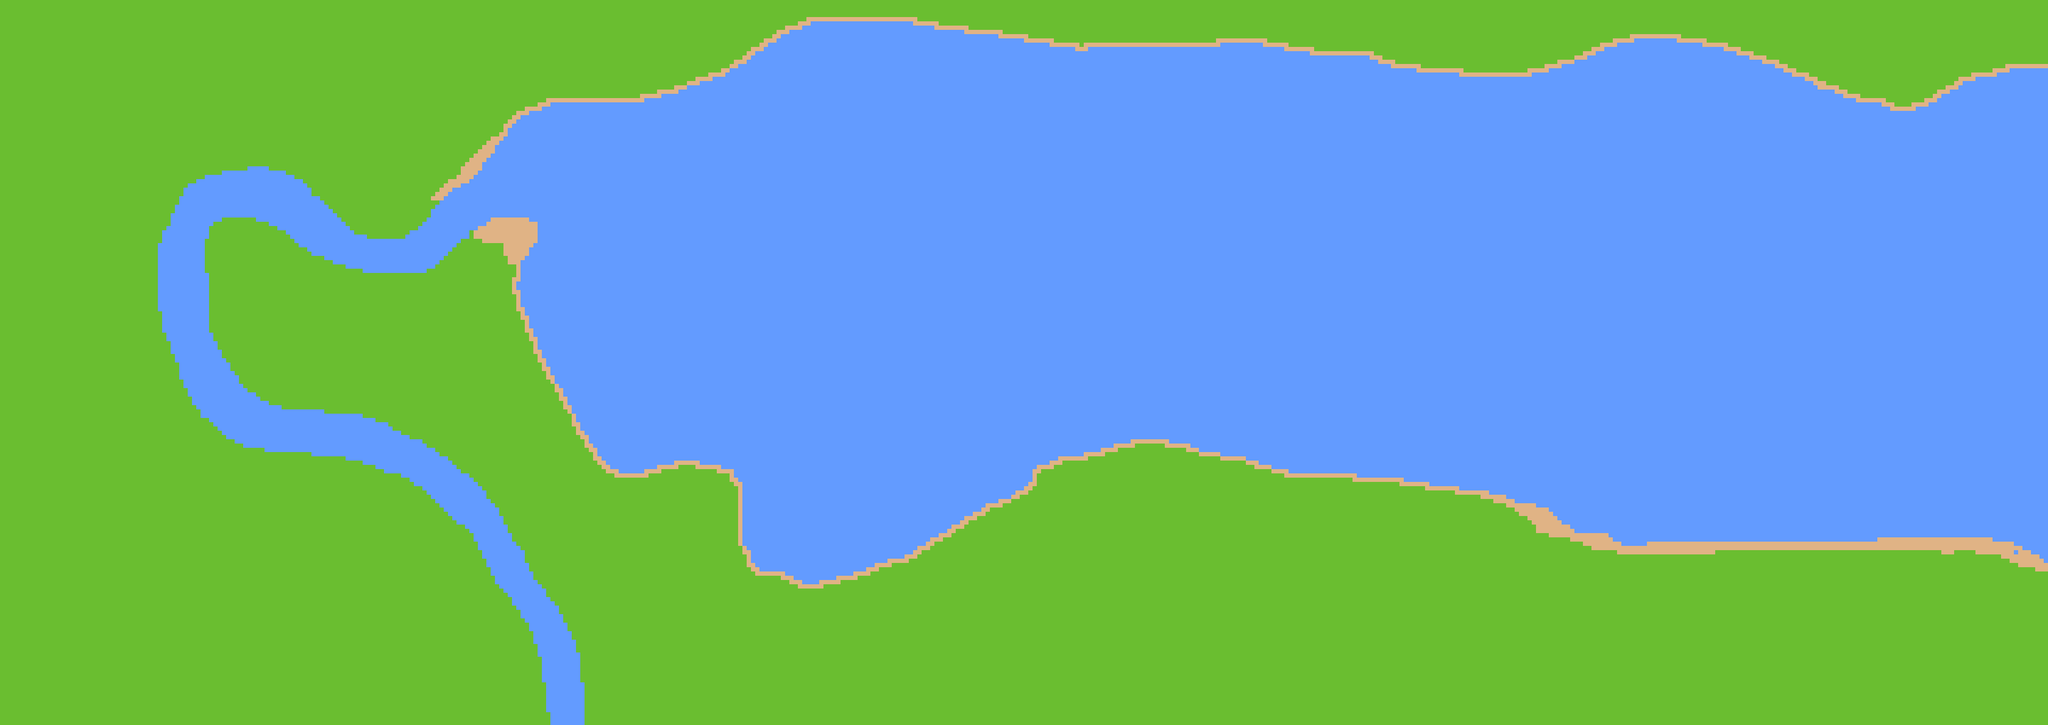

This is a level from a 2D game, rendered from its Tiled map with the project's own tilesets. A one-line summary and the map file follow, with tile-layer data summarised:
An orthogonal 480x170 tile map with 8x8 px tiles, 1 tile layer (passable), 2 tilesets and 25 objects (player).

<map version="1.10" tiledversion="1.11.2" orientation="orthogonal" renderorder="right-down" width="480" height="170" tilewidth="8" tileheight="8" infinite="0" nextlayerid="5" nextobjectid="26">
 <tileset firstgid="1" source="../world.tsx" />
 <tileset firstgid="4" source="../towns.tsx" />
 <layer id="1" name="passable" width="480" height="170">
  <data>[81600 cells, 81600 non-empty, 3 distinct tile ids]</data>
 </layer>
 <objectgroup id="2" name="ships">
  <object id="25" name="player" x="3654.91" y="903.818">
   <point />
  </object>
 </objectgroup>
 <objectgroup id="4" name="towns">
  <object id="1" gid="4" x="954.636" y="442.333" width="18" height="18" />
  <object id="2" gid="4" x="877" y="301" width="18" height="18" />
  <object id="3" gid="4" x="1125" y="183" width="18" height="18" />
  <object id="4" gid="4" x="1345" y="131" width="18" height="18" />
  <object id="5" gid="4" x="1617" y="35" width="18" height="18" />
  <object id="6" gid="4" x="1837" y="55" width="18" height="18" />
  <object id="7" gid="4" x="2105" y="75" width="18" height="18" />
  <object id="8" gid="4" x="2409" y="79" width="18" height="18" />
  <object id="9" gid="4" x="2647" y="117" width="18" height="18" />
  <object id="10" gid="4" x="2917" y="113" width="18" height="18" />
  <object id="11" gid="4" x="3229" y="81" width="18" height="18" />
  <object id="12" gid="4" x="3433" y="159" width="18" height="18" />
  <object id="13" gid="4" x="3731" y="129" width="18" height="18" />
  <object id="14" gid="4" x="3691" y="1043" width="18" height="18" />
  <object id="15" gid="4" x="3425" y="1049" width="18" height="18" />
  <object id="16" gid="4" x="3197" y="1053" width="18" height="18" />
  <object id="17" gid="4" x="2947" y="1037" width="18" height="18" />
  <object id="18" gid="4" x="2751" y="941" width="18" height="18" />
  <object id="19" gid="4" x="2503" y="907" width="18" height="18" />
  <object id="20" gid="4" x="2197" y="859" width="18" height="18" />
  <object id="21" gid="4" x="1859" y="963" width="18" height="18" />
  <object id="22" gid="4" x="1475" y="1109" width="18" height="18" />
  <object id="23" gid="4" x="1345" y="903" width="18" height="18" />
  <object id="24" gid="4" x="1035" y="743" width="18" height="18" />
 </objectgroup>
</map>
